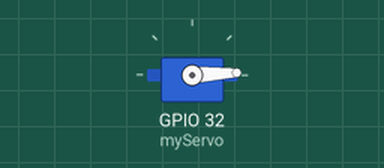
Bench run of a sketch on a simulated ESP32. On the bench: servo. What the sketch prints to the serial monitor is not drawn.

Above: at 0.05 s.
At 0.45 s:
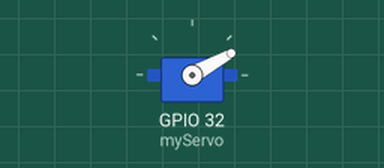
At 0.8 s:
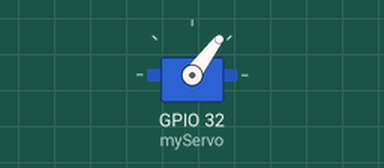
At 1.6 s:
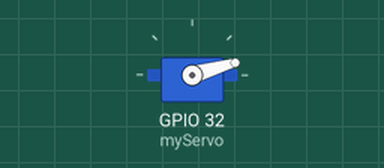
Timing chart, 0 to 4.2 s (numbered marks = the images above):
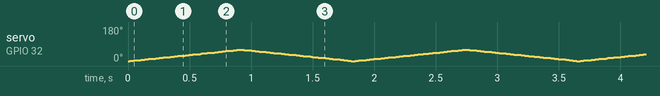

The sketch:

ServoNonLoopTest.ino
```cpp
#include <ESP32Servo.h>

Servo myServo;  // Create a servo object

void setup() {
  Serial.begin(115200);
  myServo.attach(32);  // Attach the servo on pin 32
  Serial.println("Servo attached to pin 32");
}

void loop() {
  for (int pos = 0; pos <= 60; pos++) {  // Move the servo from 0 to 180 degrees
    myServo.write(pos);              // Tell servo to go to position in variable 'pos'
    delay(15);                       // Wait 15 ms for the servo to reach the position
  }
  for (int pos = 60; pos >= 0; pos--) {  // Move the servo back from 180 to 0 degrees
    myServo.write(pos);              // Tell servo to go to position in variable 'pos'
    delay(15);                       // Wait 15 ms for the servo to reach the position
  }
}
```
